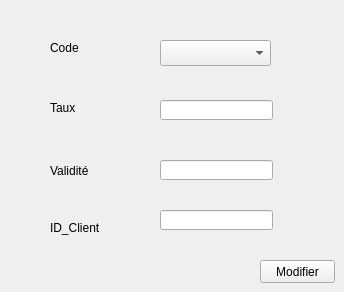
      <widget class="QWidget" name="tab_10">
       <attribute name="title">
        <string>Modifier une promotion</string>
       </attribute>
       <widget class="QLineEdit" name="lineEdit_validite_m">
        <property name="geometry">
         <rect>
          <x>160</x>
          <y>160</y>
          <width>113</width>
          <height>20</height>
         </rect>
        </property>
       </widget>
       <widget class="QPushButton" name="pb_modifier_p">
        <property name="geometry">
         <rect>
          <x>260</x>
          <y>260</y>
          <width>75</width>
          <height>23</height>
         </rect>
        </property>
        <property name="text">
         <string>Modifier</string>
        </property>
       </widget>
       <widget class="QLineEdit" name="lineEdit_taux_m">
        <property name="geometry">
         <rect>
          <x>160</x>
          <y>100</y>
          <width>113</width>
          <height>20</height>
         </rect>
        </property>
       </widget>
       <widget class="QLabel" name="label_19">
        <property name="geometry">
         <rect>
          <x>50</x>
          <y>40</y>
          <width>61</width>
          <height>16</height>
         </rect>
        </property>
        <property name="text">
         <string>Code</string>
        </property>
       </widget>
       <widget class="QLabel" name="label_20">
        <property name="geometry">
         <rect>
          <x>50</x>
          <y>100</y>
          <width>47</width>
          <height>16</height>
         </rect>
        </property>
        <property name="text">
         <string>Taux</string>
        </property>
       </widget>
       <widget class="QLabel" name="label_21">
        <property name="geometry">
         <rect>
          <x>50</x>
          <y>160</y>
          <width>47</width>
          <height>21</height>
         </rect>
        </property>
        <property name="text">
         <string>Validité</string>
        </property>
       </widget>
       <widget class="QLabel" name="label_22">
        <property name="geometry">
         <rect>
          <x>50</x>
          <y>220</y>
          <width>61</width>
          <height>16</height>
         </rect>
        </property>
        <property name="text">
         <string>ID_Client</string>
        </property>
       </widget>
       <widget class="QLineEdit" name="lineEdit_id_client_m">
        <property name="geometry">
         <rect>
          <x>160</x>
          <y>210</y>
          <width>113</width>
          <height>20</height>
         </rect>
        </property>
       </widget>
       <widget class="QComboBox" name="comboBox_pm">
        <property name="geometry">
         <rect>
          <x>160</x>
          <y>40</y>
          <width>111</width>
          <height>26</height>
         </rect>
        </property>
       </widget>
      </widget>
